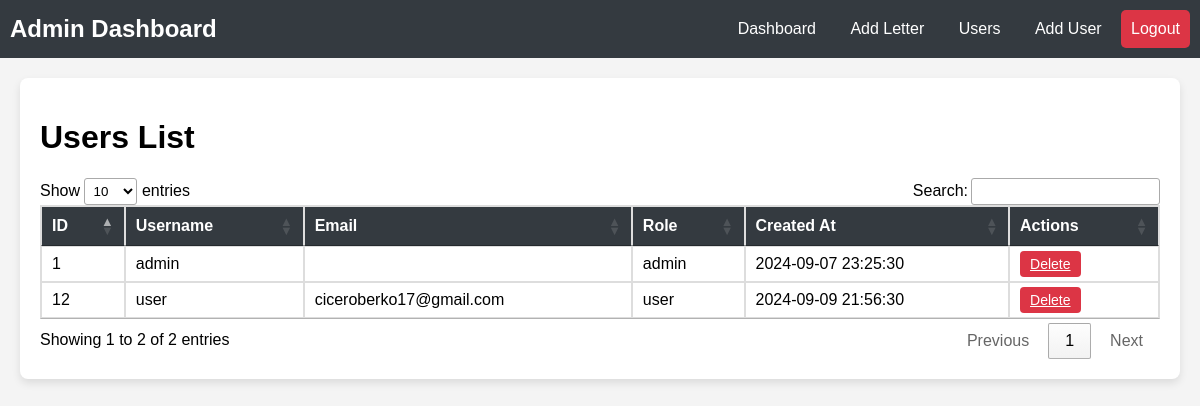
/users.php (signed in), run on the app's committed database.
### tables this page shows
CREATE TABLE `users` (
  `id` int(11) NOT NULL,
  `username` varchar(50) NOT NULL,
  `email` varchar(255) NOT NULL,
  `password` varchar(255) NOT NULL,
  `role` enum('admin','user') DEFAULT 'user',
  `created_at` timestamp NOT NULL DEFAULT current_timestamp()
);

### users.php (the view, shortened to what this page needs)
<?php
$host = 'localhost';
$db = 'dispatch';
$user = 'root';
$pass = '';
$dsn = "mysql:host=$host;dbname=$db;charset=utf8mb4";
$options = [PDO::ATTR_ERRMODE => PDO::ERRMODE_EXCEPTION];
try {
    $pdo = new PDO($dsn, $user, $pass, $options);
} catch (PDOException $e) {
    die("Connection failed: " . $e->getMessage());
}
$sql = "SELECT * FROM users";
$stmt = $pdo->prepare($sql);
$stmt->execute();
$users = $stmt->fetchAll(PDO::FETCH_ASSOC);
?>
<!DOCTYPE html>
<html lang="en">
<head>
    <link rel="stylesheet" href="https://cdn.datatables.net/1.13.1/css/jquery.dataTables.min.css">
</head>
<body>
    <div class="navbar">
        <h1>Admin Dashboard</h1>
        <div>
            <a href="dashboard.php">Dashboard</a>
            <a href="submit_letter.php">Add Letter</a>
            <a href="users.php">Users</a>
            <a href="add_user.php">Add User</a>
            <form method="POST" style="display: inline;">
                <button class="logout-button" name="logout">Logout</button>
            </form>
        </div>
    </div>
    <div class="content">
        <div class="container">
            <h1>Users List</h1>
            <table id="usersTable">
                <thead>
                    <tr>
                        <th>ID</th>
                        <th>Username</th>
                        <th>Email</th>
                        <th>Role</th>
                        <th>Created At</th>
                        <th>Actions</th>
                    </tr>
                </thead>
                <tbody>
                    <?php foreach ($users as $user) : ?>
                        <tr>
                            <td><?= htmlspecialchars($user['id']); ?></td>
                            <td><?= htmlspecialchars($user['username']); ?></td>
                            <td><?= isset($user['email']) ? htmlspecialchars($user['email']) : 'No email provided'; ?></td>
                            <td><?= htmlspecialchars($user['role']); ?></td>
                            <td><?= isset($user['created_at']) ? htmlspecialchars($user['created_at']) : 'Not available'; ?></td>
                            <td>
                                <a href="users.php?delete=<?= htmlspecialchars($user['id']); ?>" class="delete-button" onclick="return confirm('Are you sure you want to delete this user?');">Delete</a>
                            </td>
                        </tr>
                    <?php endforeach; ?>
                </tbody>
            </table>
        </div>
    </div>
</body>
</html>

### users.php (style rules this page uses)
body { font-family: Arial, sans-serif; margin: 0; padding: 0; background: #f4f4f4; }
.navbar { background-color: #343a40; color: #fff; padding: 10px; display: flex; justify-content: space-between; align-items: center; }
.navbar h1 { margin: 0; font-size: 24px; }
.navbar a { color: #fff; text-decoration: none; padding: 10px; margin: 0 5px; border-radius: 5px; transition: background-color 0.3s; }
.navbar .logout-button { background-color: #dc3545; border: none; color: #fff; padding: 10px; cursor: pointer; border-radius: 5px; font-size: 16px; }
.content { padding: 20px; }
.container { max-width: 1200px; margin: 0 auto; background: #fff; padding: 20px; border-radius: 8px; box-shadow: 0 4px 8px rgba(0, 0, 0, 0.1); }
table { width: 100%; border-collapse: collapse; margin: 20px 0; }
table, th, td { border: 1px solid #ddd; }
th, td { padding: 12px; text-align: left; }
th { background-color: #343a40; color: #fff; }
.delete-button { background-color: #dc3545; color: #fff; border: none; padding: 5px 10px; cursor: pointer; border-radius: 4px; font-size: 14px; text-align: center; }

### data on the page
users: id "1", username "admin", role "admin", created_at "2024-09-07 23:25:30"
users: id "12", username "user", email "ciceroberko17@gmail.com", role "user", created_at "2024-09-09 21:56:30"
